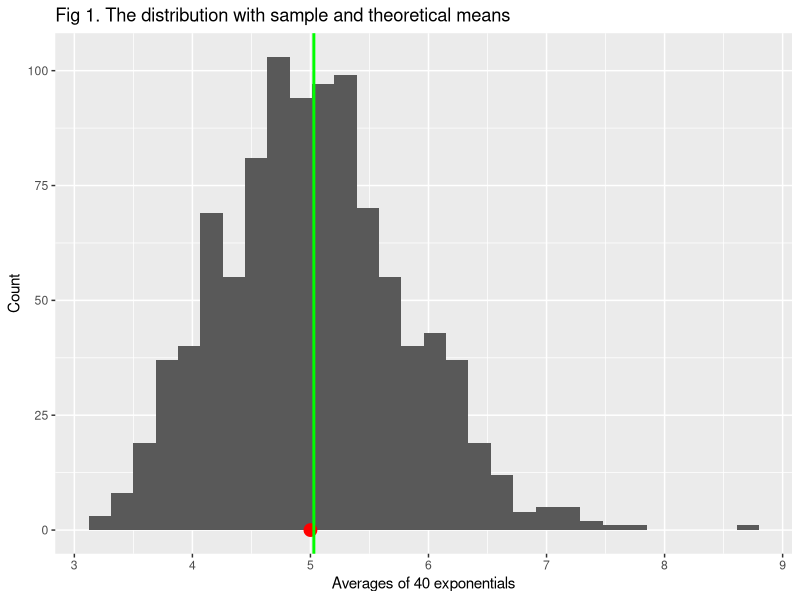

Here is the R script that generated this plot: (Note: this script raises an error after producing the figure.)
## ---- chunk 1
# System configuration
set.seed(952)
lambda = 0.2
simulations = 1000

# Calculate means of samples
means = NULL
for (i in 1 : simulations) {
    means = c(means, mean(rexp(40, lambda)))
}
## ---- chunk 2
# Calculate theoretical mean
dist_mean = 1/lambda

# Calculate sample mean
sample_mean = mean(means)
## ---- chunk 3
# Plot the distribution with sample and theoretical means
library(ggplot2)
base <- qplot(means, geom="histogram")
base <- base + labs(title = "Fig 1. The distribution with sample and theoretical means")
base <- base + labs(y = "Count", x = "Averages of 40 exponentials")
base <- base + geom_point(aes(x = dist_mean, y = 0), colour="red", size = 4)
base <- base + geom_vline(xintercept = sample_mean, size = 1, colour="green")
print(base)
## ---- chunk 4
# Calculate theoretical variance
dist_sd = 1/lambda
th_var = (dist_sd^2)/40

# Calculate sample variance
sample_var = var(means)

# Plot the distribution with sample and theoretical variances
base <- qplot(means, geom="density")
base <- base + labs(title = "Fig 2. The distribution with sample and theoretical variances")
base <- base + labs(y = "Density", x = "Averages of 40 exponentials")
base <- base + stat_function(fun=dnorm, size=1, color="red", arg=list(mean=sample_mean, sd=sd(means)))
print(base)
## ---- chunk 5
# Generate samples
samples = rexp(40000, lambda)

# Plot the distribution of 40,000 exponentials
base <- qplot(samples, geom="density")
base <- base + labs(title = "Fig 3. The distribution of 40,000 exponentials")
base <- base + labs(y = "Density", x = "Sample")
base <- base + stat_function(fun=dnorm, size=1, color="red", arg=list(mean=mean(samples), sd=sd(samples)))
print(base)
